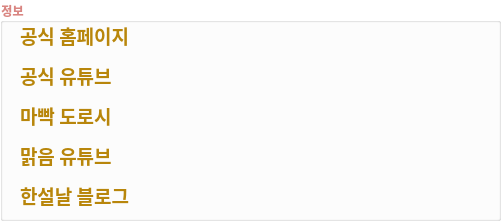
     <widget class="QGroupBox" name="gb_info">
      <property name="geometry">
       <rect>
        <x>10</x>
        <y>10</y>
        <width>501</width>
        <height>221</height>
       </rect>
      </property>
      <property name="font">
       <font>
        <family>메이플스토리</family>
        <weight>75</weight>
        <bold>true</bold>
       </font>
      </property>
      <property name="styleSheet">
       <string notr="true">background-color: rgba(255, 255, 255, 0);
color: rgb(217, 133, 129);</string>
      </property>
      <property name="title">
       <string>정보</string>
      </property>
      <widget class="QLabel" name="lb_l_ghome">
       <property name="geometry">
        <rect>
         <x>20</x>
         <y>20</y>
         <width>461</width>
         <height>31</height>
        </rect>
       </property>
       <property name="font">
        <font>
         <family>메이플스토리</family>
         <pointsize>14</pointsize>
         <weight>75</weight>
         <bold>true</bold>
        </font>
       </property>
       <property name="styleSheet">
        <string notr="true">background-color: rgba(255, 255, 255, 0);
color: rgb(184, 134, 11);</string>
       </property>
       <property name="text">
        <string>공식 홈페이지</string>
       </property>
       <property name="alignment">
        <set>Qt::AlignLeading|Qt::AlignLeft|Qt::AlignVCenter</set>
       </property>
      </widget>
      <widget class="QLabel" name="lb_l_gyt">
       <property name="geometry">
        <rect>
         <x>20</x>
         <y>60</y>
         <width>461</width>
         <height>31</height>
        </rect>
       </property>
       <property name="font">
        <font>
         <family>메이플스토리</family>
         <pointsize>14</pointsize>
         <weight>75</weight>
         <bold>true</bold>
        </font>
       </property>
       <property name="styleSheet">
        <string notr="true">background-color: rgba(255, 255, 255, 0);
color: rgb(184, 134, 11);</string>
       </property>
       <property name="text">
        <string>공식 유튜브</string>
       </property>
       <property name="alignment">
        <set>Qt::AlignLeading|Qt::AlignLeft|Qt::AlignVCenter</set>
       </property>
      </widget>
      <widget class="QLabel" name="lb_l_dorosi">
       <property name="geometry">
        <rect>
         <x>20</x>
         <y>100</y>
         <width>461</width>
         <height>31</height>
        </rect>
       </property>
       <property name="font">
        <font>
         <family>메이플스토리</family>
         <pointsize>14</pointsize>
         <weight>75</weight>
         <bold>true</bold>
        </font>
       </property>
       <property name="styleSheet">
        <string notr="true">background-color: rgba(255, 255, 255, 0);
color: rgb(184, 134, 11);</string>
       </property>
       <property name="text">
        <string>마빡 도로시</string>
       </property>
       <property name="alignment">
        <set>Qt::AlignLeading|Qt::AlignLeft|Qt::AlignVCenter</set>
       </property>
      </widget>
      <widget class="QLabel" name="lb_l_malgum">
       <property name="geometry">
        <rect>
         <x>20</x>
         <y>140</y>
         <width>461</width>
         <height>31</height>
        </rect>
       </property>
       <property name="font">
        <font>
         <family>메이플스토리</family>
         <pointsize>14</pointsize>
         <weight>75</weight>
         <bold>true</bold>
        </font>
       </property>
       <property name="styleSheet">
        <string notr="true">background-color: rgba(255, 255, 255, 0);
color: rgb(184, 134, 11);</string>
       </property>
       <property name="text">
        <string>맑음 유튜브</string>
       </property>
       <property name="alignment">
        <set>Qt::AlignLeading|Qt::AlignLeft|Qt::AlignVCenter</set>
       </property>
      </widget>
      <widget class="QLabel" name="lb_l_seollal">
       <property name="geometry">
        <rect>
         <x>20</x>
         <y>180</y>
         <width>461</width>
         <height>31</height>
        </rect>
       </property>
       <property name="font">
        <font>
         <family>메이플스토리</family>
         <pointsize>14</pointsize>
         <weight>75</weight>
         <bold>true</bold>
        </font>
       </property>
       <property name="styleSheet">
        <string notr="true">background-color: rgba(255, 255, 255, 0);
color: rgb(184, 134, 11);</string>
       </property>
       <property name="text">
        <string>한설날 블로그</string>
       </property>
       <property name="alignment">
        <set>Qt::AlignLeading|Qt::AlignLeft|Qt::AlignVCenter</set>
       </property>
      </widget>
     </widget>
